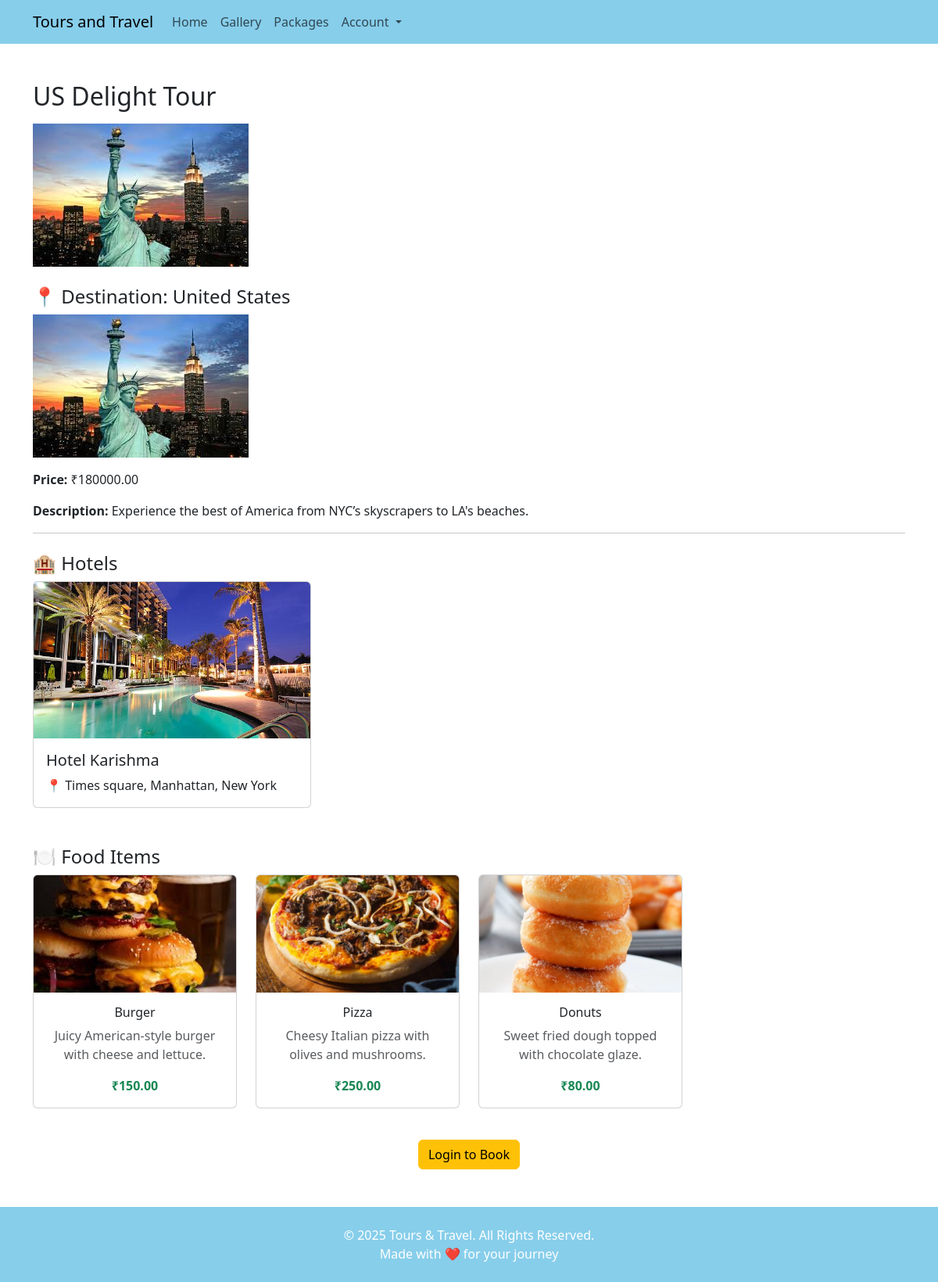
The page /packages/1/ on the database its author committed.
### core/models.py (models this page shows, shortened)
class Package(models.Model):
    name = models.CharField(max_length=100)
    description = models.TextField()
    price = models.DecimalField(max_digits=10, decimal_places=2)
    image = models.ImageField(upload_to='packages/', null=True, blank=True)
    destination = models.ForeignKey(
        'destination.Destination',
        on_delete=models.CASCADE,
        related_name='packages'
    )
    hotels = models.ManyToManyField('hotel.Hotel', blank=True, related_name='packages')
    foods = models.ManyToManyField('food.Food', blank=True, related_name='packages')
    start_date = models.DateTimeField(auto_now=True)
    end_date = models.DateTimeField(auto_now=True)

class Address(models.Model):
    user = models.ForeignKey(
        settings.AUTH_USER_MODEL,
        on_delete=models.CASCADE,
        related_name='addresses',
        null=True,
        blank=True,
    )
    hotel = models.ForeignKey(
        'hotel.Hotel',
        on_delete=models.CASCADE,
        related_name='addresses',
        null=True,
        blank=True,
    )
    street = models.CharField(max_length=255)
    city = models.CharField(max_length=100)
    state = models.CharField(max_length=100)
    country = models.CharField(max_length=100)
    zip_code = models.CharField(max_length=20)

### destination/models.py (models this page shows, shortened)
class Destination(models.Model):
    name = models.CharField(max_length=200)
    description = models.TextField(blank=True)
    image = models.ImageField(upload_to='destinations/', blank=True, null=True)
    address = models.OneToOneField(
        Address,
        on_delete=models.CASCADE,
        related_name='destination',
    )

### hotel/models.py (models this page shows, shortened)
class Hotel(models.Model):
    name = models.CharField(max_length=200)
    description = models.TextField(blank=True)
    image = models.ImageField(upload_to='hotels/', blank=True, null=True)

### food/models.py (models this page shows, shortened)
class Food(models.Model):
    name = models.CharField(max_length=100)
    description = models.TextField()  # ✅ Must be here
    price = models.DecimalField(max_digits=8, decimal_places=2)  # ✅ Must be here
    image = models.ImageField(upload_to='food/', null=True, blank=True)

### core/views.py (the view)
# urls.py: path('packages/<int:pk>/', package_detail, name='package_detail'),
def package_detail(request, pk):
    package = get_object_or_404(Package, pk=pk)
    return render(request, 'core/package_detail.html', {'package': package})

### templates/core/package_detail.html
{% extends 'base.html' %}
{% load static %}
{% block main %}
<div class="container mt-5">
  <h2 class="mb-3">{{ package.name }}</h2>
  {% if package.image %}
    <img src="{{ package.image.url }}" class="img-fluid mb-4" style="max-height: 350px;">
  {% endif %}
  {% if package.destination.image %}
    <h4>📍 Destination: {{ package.destination.name }}</h4>
    <img src="{{ package.destination.image.url }}" class="img-fluid mb-3" style="max-height: 250px;">
  {% else %}
    <p><strong>Destination:</strong> {{ package.destination.name }}</p>
  {% endif %}
  <p><strong>Price:</strong> ₹{{ package.price }}</p>
  <p><strong>Description:</strong> {{ package.description }}</p>
  <hr>
  <h4 class="mt-4">🏨 Hotels</h4>
  <div class="row">
    {% for hotel in package.hotels.all %}
      <div class="col-md-4 mb-4">
        <div class="card h-100">
          {% if hotel.image %}
            <img src="{{ hotel.image.url }}" class="card-img-top" style="height: 200px; object-fit: cover;">
          {% endif %}
          <div class="card-body">
            <h5 class="card-title">{{ hotel.name }}</h5>
            <p class="card-text">
              {% for address in hotel.addresses.all %}
                📍 {{ address.street }}, {{ address.city }}<br>
              {% endfor %}
            </p>
          </div>
        </div>
      </div>
    {% endfor %}
  </div>
  <h4 class="mt-4">🍽 Food Items</h4>
<div class="row">
  {% for food in package.foods.all %}
    <div class="col-md-3 mb-3">
      <div class="card h-100 text-center">
        {% if food.image %}
          <img src="{{ food.image.url }}" class="card-img-top" style="height: 150px; object-fit: cover;">
        {% endif %}
        <div class="card-body">
          <h6 class="card-title">{{ food.name }}</h6>
          <p class="card-text text-muted">{{ food.description }}</p>
          <p class="card-text text-success fw-bold">₹{{ food.price }}</p>
        </div>
      </div>
    </div>
  {% endfor %}
</div>
  <div class="text-center mt-4">
    {% if user.is_authenticated %}
      <a href="{% url 'booking_page' %}?package_id={{ package.id }}" class="btn btn-success">Book Now</a>
    {% else %}
      <a href="{% url 'sign_in' %}?next={% url 'booking_page' %}?package_id={{ package.id }}" class="btn btn-warning">
        Login to Book
      </a>
    {% endif %}
  </div>
</div>
{% endblock %}

### rows shown on the page
Package: name "US Delight Tour", image (picture), destination.name "United States", destination.image (picture), price "180000.00", description "Experience the best of America from NYC’s skyscrapers to LA's beaches."
Hotel: image (picture), name "Hotel Karishma"
Address: street "Times square, Manhattan", city "New York"
Food: image (picture), name "Burger", description "Juicy American-style burger with cheese and lettuce.", price "150.00"
Food: image (picture), name "Pizza", description "Cheesy Italian pizza with olives and mushrooms.", price "250.00"
Food: image (picture), name "Donuts", description "Sweet fried dough topped with chocolate glaze.", price "80.00"
